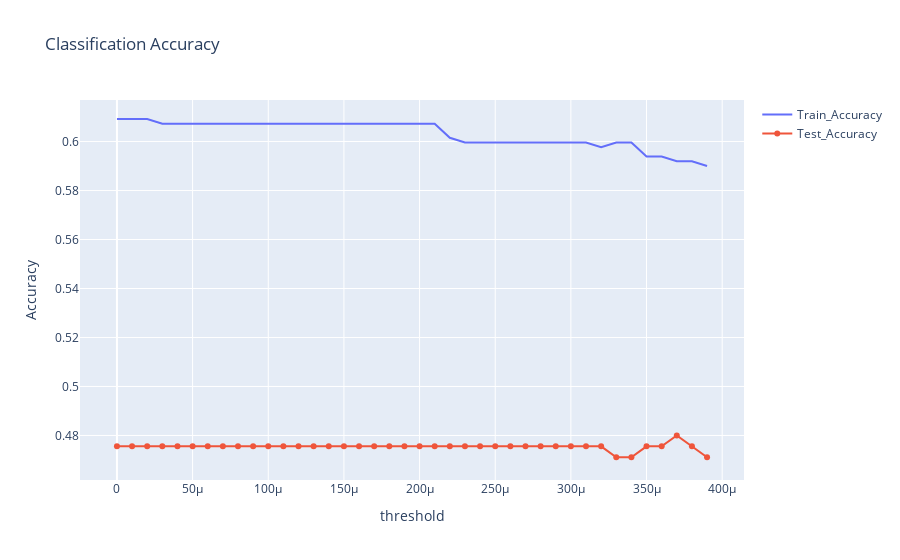

The code cell stored with this chart in its notebook:
### Code cell
x=np.arange(0, 0.0004, 0.00001)
y1=Zero_scores['Train_Accuracy']
y2=Zero_scores['Test_Accuracy']
fig = go.Figure(layout={"xaxis_title": "threshold", "yaxis_title": "Accuracy"})

fig.add_trace(go.Scatter(x=x, y=y1,
                    mode='lines',
                    name='Train_Accuracy'))
fig.add_trace(go.Scatter(x=x, y=y2,
                    mode='lines+markers',
                    name='Test_Accuracy'))

fig.update_layout(title='Classification Accuracy')

fig.show()
